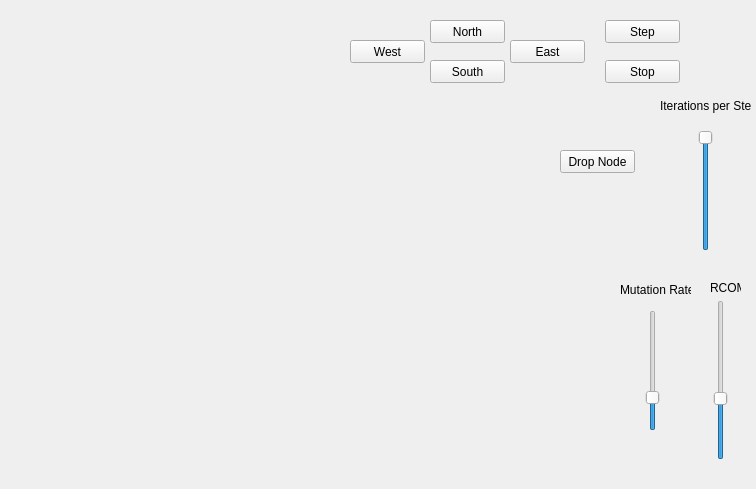
<?xml version="1.0" encoding="UTF-8"?>
<ui version="4.0">
 <class>MainWindow</class>
 <widget class="QMainWindow" name="MainWindow">
  <property name="geometry">
   <rect>
    <x>0</x>
    <y>0</y>
    <width>756</width>
    <height>489</height>
   </rect>
  </property>
  <property name="minimumSize">
   <size>
    <width>0</width>
    <height>0</height>
   </size>
  </property>
  <property name="mouseTracking">
   <bool>false</bool>
  </property>
  <property name="windowTitle">
   <string>Genetic Algorithm</string>
  </property>
  <property name="windowOpacity">
   <double>80.000000000000000</double>
  </property>
  <widget class="QCustomPlot" name="graph_nodes">
   <property name="enabled">
    <bool>true</bool>
   </property>
   <property name="minimumSize">
    <size>
     <width>0</width>
     <height>0</height>
    </size>
   </property>
   <widget class="QPushButton" name="Step">
    <property name="geometry">
     <rect>
      <x>605</x>
      <y>20</y>
      <width>75</width>
      <height>23</height>
     </rect>
    </property>
    <property name="text">
     <string>Step</string>
    </property>
   </widget>
   <widget class="QPushButton" name="Stop">
    <property name="geometry">
     <rect>
      <x>605</x>
      <y>60</y>
      <width>75</width>
      <height>23</height>
     </rect>
    </property>
    <property name="text">
     <string>Stop</string>
    </property>
   </widget>
   <widget class="QSlider" name="Mutation_Slider">
    <property name="geometry">
     <rect>
      <x>645</x>
      <y>310</y>
      <width>16</width>
      <height>121</height>
     </rect>
    </property>
    <property name="maximum">
     <number>100</number>
    </property>
    <property name="value">
     <number>25</number>
    </property>
    <property name="sliderPosition">
     <number>25</number>
    </property>
    <property name="tracking">
     <bool>true</bool>
    </property>
    <property name="orientation">
     <enum>Qt::Vertical</enum>
    </property>
    <property name="invertedAppearance">
     <bool>false</bool>
    </property>
   </widget>
   <widget class="QSlider" name="num_moves_Slider">
    <property name="geometry">
     <rect>
      <x>695</x>
      <y>130</y>
      <width>21</width>
      <height>121</height>
     </rect>
    </property>
    <property name="maximum">
     <number>500</number>
    </property>
    <property name="value">
     <number>500</number>
    </property>
    <property name="sliderPosition">
     <number>500</number>
    </property>
    <property name="orientation">
     <enum>Qt::Vertical</enum>
    </property>
   </widget>
   <widget class="QLabel" name="label">
    <property name="geometry">
     <rect>
      <x>620</x>
      <y>280</y>
      <width>71</width>
      <height>20</height>
     </rect>
    </property>
    <property name="text">
     <string>Mutation Rate</string>
    </property>
   </widget>
   <widget class="QLabel" name="label_2">
    <property name="geometry">
     <rect>
      <x>660</x>
      <y>90</y>
      <width>91</width>
      <height>31</height>
     </rect>
    </property>
    <property name="text">
     <string>Iterations per Step</string>
    </property>
   </widget>
   <widget class="QSlider" name="RCOM_Slider">
    <property name="geometry">
     <rect>
      <x>710</x>
      <y>300</y>
      <width>22</width>
      <height>160</height>
     </rect>
    </property>
    <property name="minimum">
     <number>4</number>
    </property>
    <property name="maximum">
     <number>20</number>
    </property>
    <property name="value">
     <number>10</number>
    </property>
    <property name="orientation">
     <enum>Qt::Vertical</enum>
    </property>
   </widget>
   <widget class="QLabel" name="label_3">
    <property name="geometry">
     <rect>
      <x>710</x>
      <y>280</y>
      <width>31</width>
      <height>16</height>
     </rect>
    </property>
    <property name="text">
     <string>RCOM</string>
    </property>
   </widget>
   <widget class="QPushButton" name="pushButton_North">
    <property name="geometry">
     <rect>
      <x>430</x>
      <y>20</y>
      <width>75</width>
      <height>23</height>
     </rect>
    </property>
    <property name="text">
     <string>North</string>
    </property>
   </widget>
   <widget class="QPushButton" name="pushButton_South">
    <property name="geometry">
     <rect>
      <x>430</x>
      <y>60</y>
      <width>75</width>
      <height>23</height>
     </rect>
    </property>
    <property name="text">
     <string>South</string>
    </property>
   </widget>
   <widget class="QPushButton" name="pushButton_West">
    <property name="geometry">
     <rect>
      <x>350</x>
      <y>40</y>
      <width>75</width>
      <height>23</height>
     </rect>
    </property>
    <property name="text">
     <string>West</string>
    </property>
   </widget>
   <widget class="QPushButton" name="pushButton_East">
    <property name="geometry">
     <rect>
      <x>510</x>
      <y>40</y>
      <width>75</width>
      <height>23</height>
     </rect>
    </property>
    <property name="text">
     <string>East</string>
    </property>
   </widget>
   <widget class="QPushButton" name="pushButton">
    <property name="geometry">
     <rect>
      <x>560</x>
      <y>150</y>
      <width>75</width>
      <height>23</height>
     </rect>
    </property>
    <property name="text">
     <string>Drop Node</string>
    </property>
   </widget>
  </widget>
 </widget>
 <layoutdefault spacing="6" margin="11"/>
 <customwidgets>
  <customwidget>
   <class>QCustomPlot</class>
   <extends>QWidget</extends>
   <header location="global">../../qcustomplot.h</header>
   <container>1</container>
  </customwidget>
 </customwidgets>
 <resources/>
 <connections/>
</ui>
